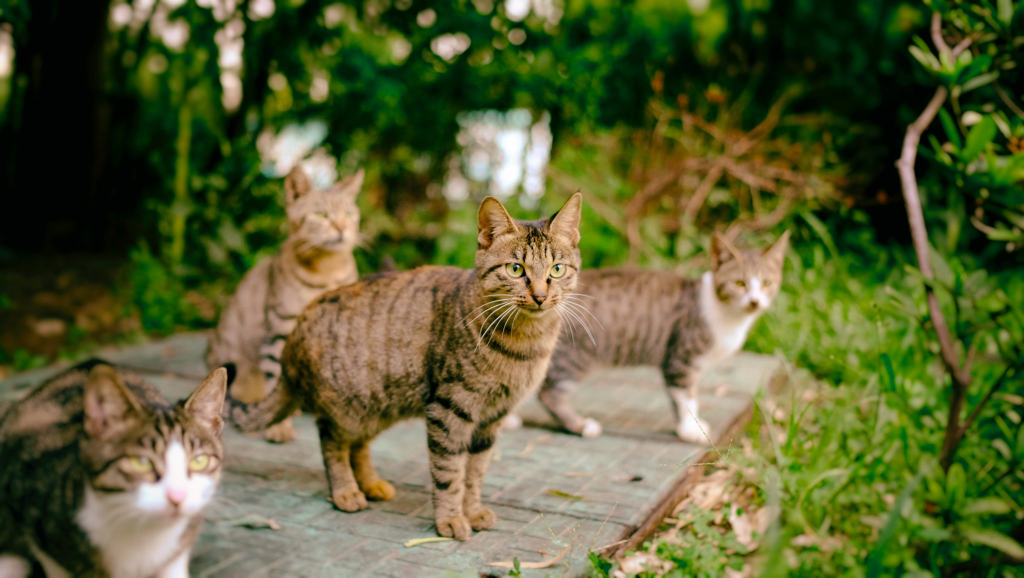
#> input picture 05_CV/03_RCNN/sample.jpg, 2048 x 1155 px (shown at 1/2 size)
$ jupyter execute image_warping.ipynb
#> lines starting #> are read from the running program, lines starting #| are printed output that depends on the picture
[cell 1]
import cv2
import numpy as np
import matplotlib.pyplot as plt

# 원본 이미지 로드
image = cv2.imread("sample.jpg")
#> image is the input picture: shape (1155, 2048, 3); mean B, G, R 52.5, 95.9, 91.5
image = cv2.cvtColor(image, cv2.COLOR_BGR2RGB)  # BGR -> RGB

# Region Proposal 설정
x, y, w, h = 200, 25, 180, 360  # 예제 Region Proposal 좌표 및 크기

# Bounding Box 확장 (p=16)
p = 16  # 확장할 픽셀 수
x_exp, y_exp = max(0, x - p), max(0, y - p)  # 확장된 좌표 (경계를 벗어나지 않도록)
w_exp, h_exp = w + 2 * p, h + 2 * p  # 확장된 너비와 높이

# Bounding Box 자르기
expanded_region = image[y_exp:y_exp + h_exp, x_exp:x_exp + w_exp]
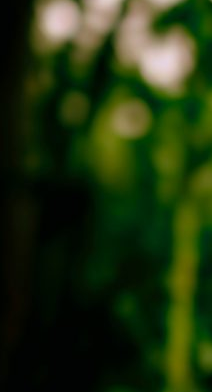
#> expanded_region: shape (392, 212, 3); mean R, G, B 32.8, 50.3, 14.8

# Image Warping (227×227 크기로 변환)
warped_region = cv2.resize(expanded_region, (227, 227))
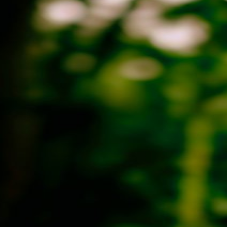
#> warped_region: shape (227, 227, 3); mean R, G, B 32.7, 50.2, 14.8

# 시각화 (원본 이미지 with Bounding Box + Expanded Region + Warped Image)
fig, ax = plt.subplots(1, 3, figsize=(15, 5))

# 원본 이미지에 Bounding Box 표시
image_with_box = image.copy()
cv2.rectangle(image_with_box, (x, y), (x + w, y + h), (255, 0, 0), 2)
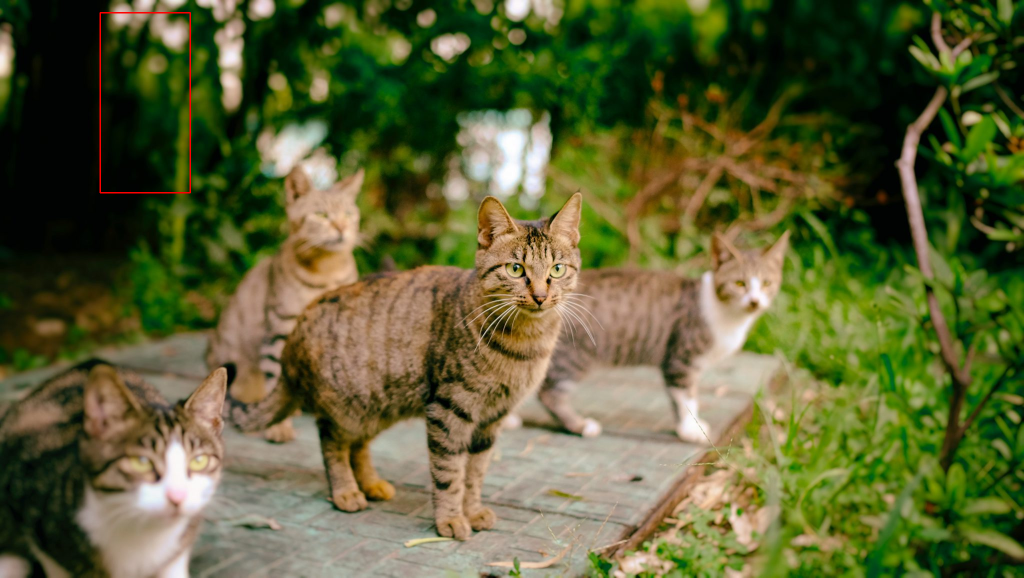
#> image_with_box: shape (1155, 2048, 3) (shown at 1/2 size); mean R, G, B 91.8, 95.8, 52.5

# 원본 이미지 + Bounding Box
ax[0].imshow(image_with_box)
ax[0].set_title("Original Image with Proposal")
ax[0].axis("off")

# 확장된 Region Proposal
ax[1].imshow(expanded_region)
ax[1].set_title(f"Expanded Region ({w_exp}x{h_exp})")
ax[1].axis("off")

# Warped 이미지 (227×227)
ax[2].imshow(warped_region)
ax[2].set_title("Warped Region (227×227)")
ax[2].axis("off")

plt.show()
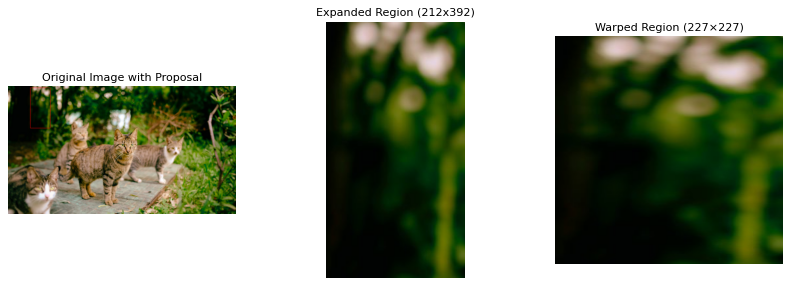
#> figure drawn by matplotlib, 3 panels
